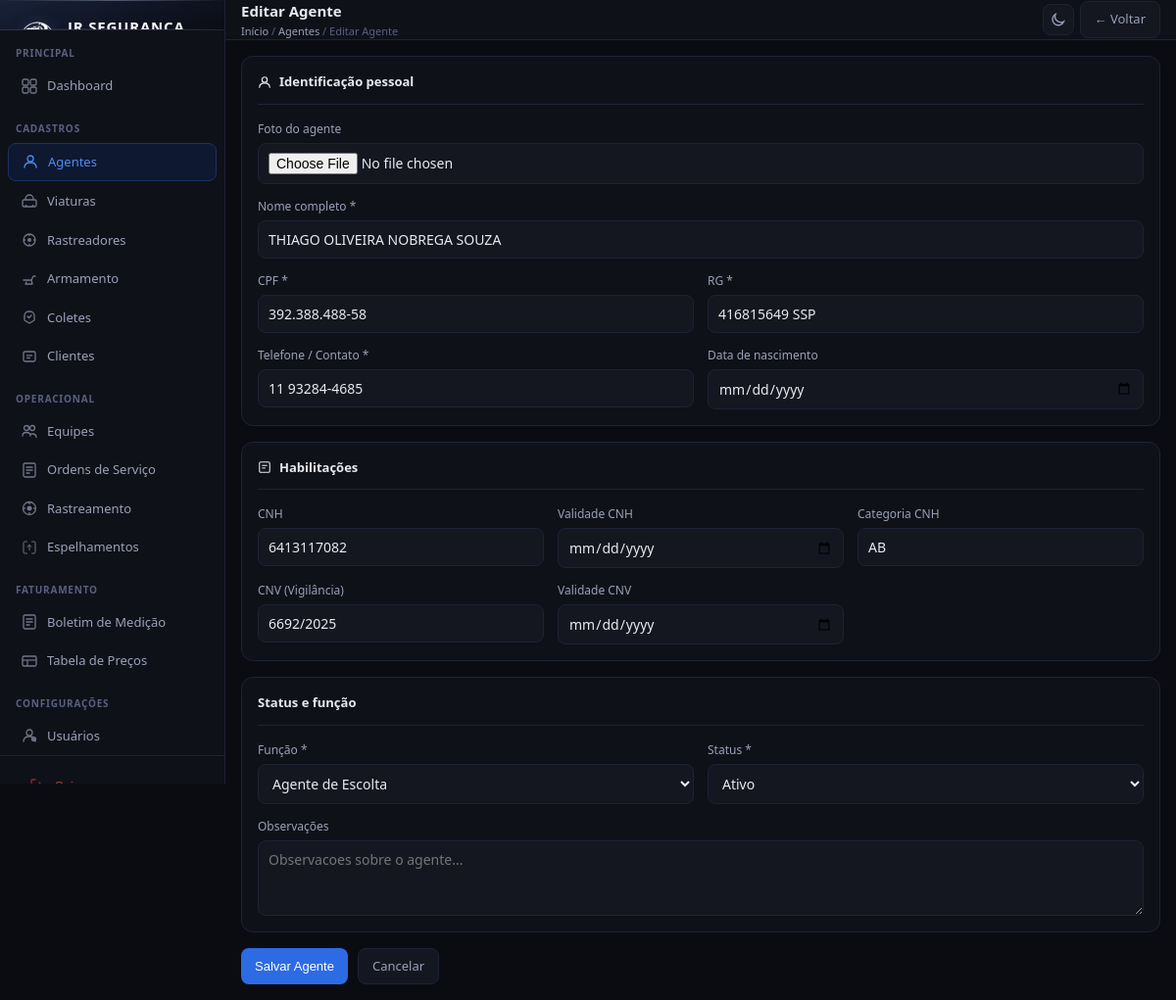
The page /agentes/2/editar/ (signed in) on the database its author committed.
### cadastros/models.py (models this page shows, shortened)
class Agente(models.Model):
    STATUS_CHOICES = [
        ('ativo', 'Ativo'),
        ('afastado', 'Afastado'),
        ('inativo', 'Inativo'),
    ]
    FUNCAO_CHOICES = [
        ('agente_escolta', 'Agente de Escolta'),
        ('motorista_escolta', 'Motorista Escolta'),
        ('supervisor', 'Supervisor'),
        ('coordenador', 'Coordenador'),
    ]
    foto = models.ImageField(upload_to='agentes/', blank=True, null=True)
    nome = models.CharField(max_length=200, verbose_name='Nome completo')
    cpf = models.CharField(max_length=14, unique=True, verbose_name='CPF')
    rg = models.CharField(max_length=20, verbose_name='RG')
    telefone = models.CharField(max_length=20, verbose_name='Telefone / Contato')
    data_nascimento = models.DateField(blank=True, null=True, verbose_name='Data de nascimento')
    cnh = models.CharField(max_length=20, blank=True, verbose_name='CNH')
    cnh_validade = models.DateField(blank=True, null=True, verbose_name='Val. CNH')
    cnh_categoria = models.CharField(max_length=5, blank=True, default='B', verbose_name='Categoria CNH')
    cnv = models.CharField(max_length=20, blank=True, verbose_name='CNV')
    cnv_validade = models.DateField(blank=True, null=True, verbose_name='Val. CNV')
    funcao = models.CharField(max_length=30, choices=FUNCAO_CHOICES, default='agente_escolta', verbose_name='Funcao')
    status = models.CharField(max_length=15, choices=STATUS_CHOICES, default='ativo', verbose_name='Status')
    observacoes = models.TextField(blank=True, verbose_name='Observacoes')
    criado_em = models.DateTimeField(auto_now_add=True)
    atualizado_em = models.DateTimeField(auto_now=True)
    class Meta:
        verbose_name = 'Agente'
        verbose_name_plural = 'Agentes'
        ordering = ['nome']

### cadastros/views.py (the view)
# urls.py: path('agentes/<int:pk>/editar/', views.agente_edit, name='agente_edit'),
@login_required
def agente_edit(request, pk):
    agente = get_object_or_404(Agente, pk=pk)
    form = AgenteForm(request.POST or None, request.FILES or None, instance=agente)
    if form.is_valid():
        form.save()
        messages.success(request, 'Agente atualizado com sucesso!')
        return redirect('agente_list')
    return render(request, 'cadastros/agente_form.html', {'form': form, 'titulo': 'Editar Agente', 'obj': agente})

### cadastros/forms.py
class AgenteForm(forms.ModelForm):
    class Meta:
        model = Agente
        exclude = ['criado_em', 'atualizado_em']
        widgets = {
            'nome': forms.TextInput(attrs={'placeholder': 'Ex: Roberto Souza de Jesus'}),
            'cpf': forms.TextInput(attrs={'placeholder': '000.000.000-00'}),
            'rg': forms.TextInput(attrs={'placeholder': '0000000'}),
            'telefone': forms.TextInput(attrs={'placeholder': '(62) 99999-0000'}),
            'data_nascimento': forms.DateInput(attrs={'type': 'date'}),
            'cnh': forms.TextInput(attrs={'placeholder': '00000000000'}),
            'cnh_validade': forms.DateInput(attrs={'type': 'date'}),
            'cnv': forms.TextInput(attrs={'placeholder': '00000/0000'}),
            'cnv_validade': forms.DateInput(attrs={'type': 'date'}),
            'observacoes': forms.Textarea(attrs={'rows': 3, 'placeholder': 'Observacoes sobre o agente...'}),
        }

### cadastros/templates/cadastros/agente_form.html (shortened to what this page needs)
﻿{% extends 'cadastros/base.html' %}
{% block page_title %}{{ titulo }}{% endblock %}
{% block breadcrumb %}<a href="{% url 'dashboard' %}">Início</a> / <a href="{% url 'agente_list' %}">Agentes</a> / {{ titulo }}{% endblock %}
{% block topbar_actions %}<a href="{% url 'agente_list' %}" class="btn btn-secondary">← Voltar</a>{% endblock %}
{% block content %}
<form method="post" enctype="multipart/form-data">
  <div class="card">
    <div class="card-title">
      <svg width="14" height="14" fill="none" viewBox="0 0 16 16"><circle cx="8" cy="5" r="3" stroke="currentColor" stroke-width="1.3"/><path d="M2 14c0-3.314 2.686-5 6-5s6 1.686 6 5" stroke="currentColor" stroke-width="1.3" stroke-linecap="round"/></svg>
      Identificação pessoal
    </div>
    <div class="form-grid form-grid-2">
      <div class="field field-full"><label>Foto do agente</label>{{ form.foto }}</div>
      <div class="field field-full"><label>Nome completo *</label>{{ form.nome }}</div>
      <div class="field"><label>CPF *</label>{{ form.cpf }}</div>
      <div class="field"><label>RG *</label>{{ form.rg }}</div>
      <div class="field"><label>Telefone / Contato *</label>{{ form.telefone }}</div>
      <div class="field"><label>Data de nascimento</label>{{ form.data_nascimento }}</div>
    </div>
  </div>
  <div class="card">
    <div class="card-title">
      <svg width="14" height="14" fill="none" viewBox="0 0 16 16"><rect x="2" y="2" width="12" height="12" rx="1.5" stroke="currentColor" stroke-width="1.2"/><line x1="5" y1="6" x2="11" y2="6" stroke="currentColor" stroke-width="1.2"/><line x1="5" y1="9" x2="9" y2="9" stroke="currentColor" stroke-width="1.2"/></svg>
      Habilitações
    </div>
    <div class="form-grid form-grid-3">
      <div class="field"><label>CNH</label>{{ form.cnh }}</div>
      <div class="field"><label>Validade CNH</label>{{ form.cnh_validade }}</div>
      <div class="field"><label>Categoria CNH</label>{{ form.cnh_categoria }}</div>
      <div class="field"><label>CNV (Vigilância)</label>{{ form.cnv }}</div>
      <div class="field"><label>Validade CNV</label>{{ form.cnv_validade }}</div>
    </div>
  </div>
  <div class="card">
    <div class="card-title">Status e função</div>
    <div class="form-grid form-grid-2">
      <div class="field"><label>Função *</label>{{ form.funcao }}</div>
      <div class="field"><label>Status *</label>{{ form.status }}</div>
      <div class="field field-full"><label>Observações</label>{{ form.observacoes }}</div>
    </div>
  </div>
  <div style="display:flex;gap:10px;margin-top:16px">
    <button type="submit" class="btn btn-primary">Salvar Agente</button>
    <a href="{% url 'agente_list' %}" class="btn btn-secondary">Cancelar</a>
  </div>
</form>
{% endblock %}

### cadastros/templates/cadastros/base.html (style rules this page uses)
* { box-sizing:border-box;margin:0;padding:0 }
:root { --bg:#0a0c12;--bg2:#0f1118;--bg3:#141720;--bg4:#1a1e2a; --border:#1e2235;--border2:#28304a; --text:#e8eaf0;--text2:#9aa0b8;--text3:#5a6080; --blue:#2d6be4;--blue2:#1a4db8;--blue-light:#4d8df0; --blue-bg:#0e1830;--blue-border:#1e3060; --green:#22c55e;--green-bg:#0a2018; --red:#ef4444;--red-bg:#1e0a0a; --amber:#f59e0b;--amber-bg:#1e1508; --gray:#64748b; --silver:#a8b0c0;--silver2:#c8d0dc; --gold:#b8960a; --radius:8px;--radius-lg:12px; --sidebar-w:230px; --topbar-h:56px; }
body { font-family:'Segoe UI',system-ui,sans-serif;background:var(--bg);color:var(--text);font-size:14px;line-height:1.5;display:flex;min-height:100vh }
.topbar-left .breadcrumb a { color:var(--text2);text-decoration:none }
.btn { display:inline-flex;align-items:center;gap:6px;padding:8px 14px;border-radius:var(--radius);font-size:13px;font-weight:500;cursor:pointer;border:none;text-decoration:none;transition:all .15s;white-space:nowrap }
.btn-primary { background:var(--blue);color:#fff }
.btn-secondary { background:var(--bg3);color:var(--text2);border:1px solid var(--border) }
.card { background:var(--bg2);border:1px solid var(--border);border-radius:var(--radius-lg);padding:16px }
.card-title { font-size:13px;font-weight:600;color:var(--text);margin-bottom:16px;padding-bottom:12px;border-bottom:1px solid var(--border);display:flex;align-items:center;gap:8px }
.card + .card { margin-top:16px }
.form-grid { display:grid;gap:14px }
.form-grid-2 { grid-template-columns:1fr 1fr }
.form-grid-3 { grid-template-columns:1fr 1fr 1fr }
.field { display:flex;flex-direction:column;gap:5px }
.field label { font-size:12px;color:var(--text2);font-weight:500 }
.field input,.field select,.field textarea { background:var(--bg3);border:1px solid var(--border);border-radius:var(--radius);padding:9px 10px;color:var(--text);font-size:14px;font-family:inherit;outline:none;transition:border .15s;width:100% }
.field select option { background:var(--bg3) }
.field textarea { resize:vertical;min-height:72px }
.field-full { grid-column:1/-1 }

### rows shown on the page
Agente: nome "THIAGO OLIVEIRA NOBREGA SOUZA", cpf "392.388.488-58", rg "416815649 SSP", telefone "11 93284-4685", cnh "6413117082", cnh_categoria "AB", cnv "6692/2025", funcao "Agente de Escolta", status "Ativo"

### other values the page prints
{{ titulo }} "Editar Agente"
